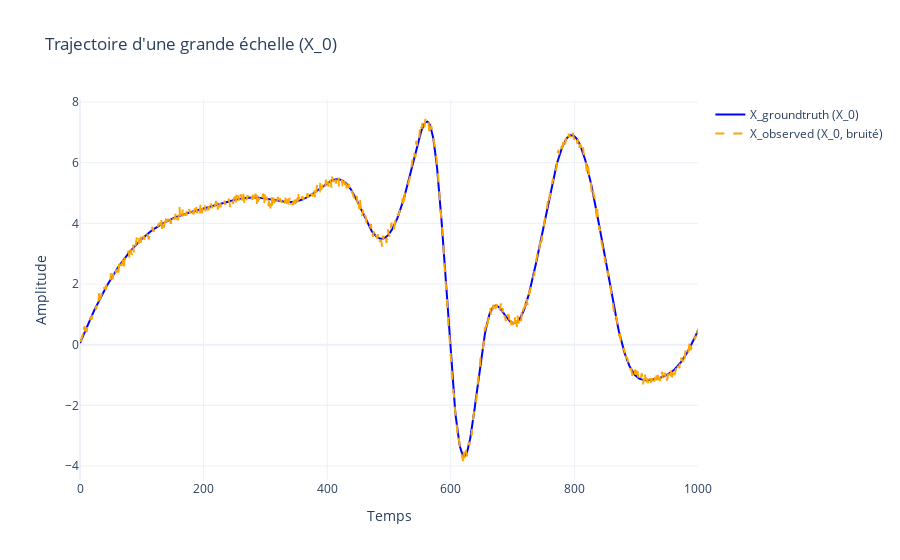
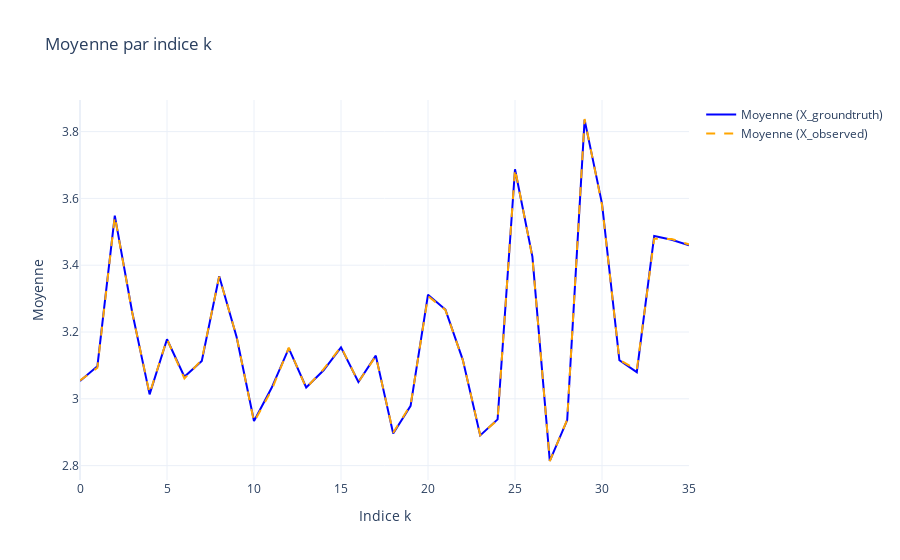

Source (notebook cell) for these figures, in order:
### Code cell
# Visualisation
visualize_synthetic(X, X_observed)

### Figure 1 — Plotly figure (JSON) as saved in the notebook; plotly's stock layout.template omitted (floating-point values rounded to 4 significant figures; data arrays with more than 128 entries replaced by an {"elided": "..."} marker saying what was removed)
{"data": [{"line": {"color": "blue"}, "mode": "lines", "name": "X_groundtruth (X_0)", "type": "scatter", "x": {"elided": "1001 int values"}, "y": {"elided": "1001 float values"}}, {"line": {"color": "orange", "dash": "dash"}, "mode": "lines", "name": "X_observed (X_0, bruité)", "type": "scatter", "x": {"elided": "1001 int values"}, "y": {"elided": "1001 float values"}}], "layout": {"title": {"text": "Trajectoire d'une grande échelle (X_0)"}, "xaxis": {"title": {"text": "Temps"}}, "yaxis": {"title": {"text": "Amplitude"}}}}

### Figure 2 — Plotly figure (JSON) as saved in the notebook; plotly's stock layout.template omitted (floating-point values rounded to 4 significant figures)
{"data": [{"line": {"color": "blue"}, "mode": "lines", "name": "Moyenne (X_groundtruth)", "type": "scatter", "x": [0, 1, 2, 3, 4, 5, 6, 7, 8, 9, 10, 11, 12, 13, 14, 15, 16, 17, 18, 19, 20, 21, 22, 23, 24, 25, 26, 27, 28, 29, 30, 31, 32, 33, 34, 35], "y": [3.053, 3.098, 3.548, 3.259, 3.013, 3.178, 3.066, 3.113, 3.367, 3.185, 2.934, 3.031, 3.151, 3.034, 3.085, 3.154, 3.05, 3.129, 2.896, 2.979, 3.312, 3.267, 3.117, 2.89, 2.938, 3.687, 3.426, 2.814, 2.936, 3.835, 3.584, 3.115, 3.08, 3.487, 3.476, 3.46]}, {"line": {"color": "orange", "dash": "dash"}, "mode": "lines", "name": "Moyenne (X_observed)", "type": "scatter", "x": [0, 1, 2, 3, 4, 5, 6, 7, 8, 9, 10, 11, 12, 13, 14, 15, 16, 17, 18, 19, 20, 21, 22, 23, 24, 25, 26, 27, 28, 29, 30, 31, 32, 33, 34, 35], "y": [3.055, 3.093, 3.546, 3.258, 3.015, 3.179, 3.061, 3.117, 3.366, 3.186, 2.931, 3.025, 3.153, 3.032, 3.089, 3.155, 3.05, 3.128, 2.898, 2.981, 3.308, 3.266, 3.116, 2.891, 2.937, 3.689, 3.424, 2.814, 2.937, 3.838, 3.58, 3.116, 3.086, 3.479, 3.478, 3.462]}], "layout": {"title": {"text": "Moyenne par indice k"}, "xaxis": {"title": {"text": "Indice k"}}, "yaxis": {"title": {"text": "Moyenne"}}}}
